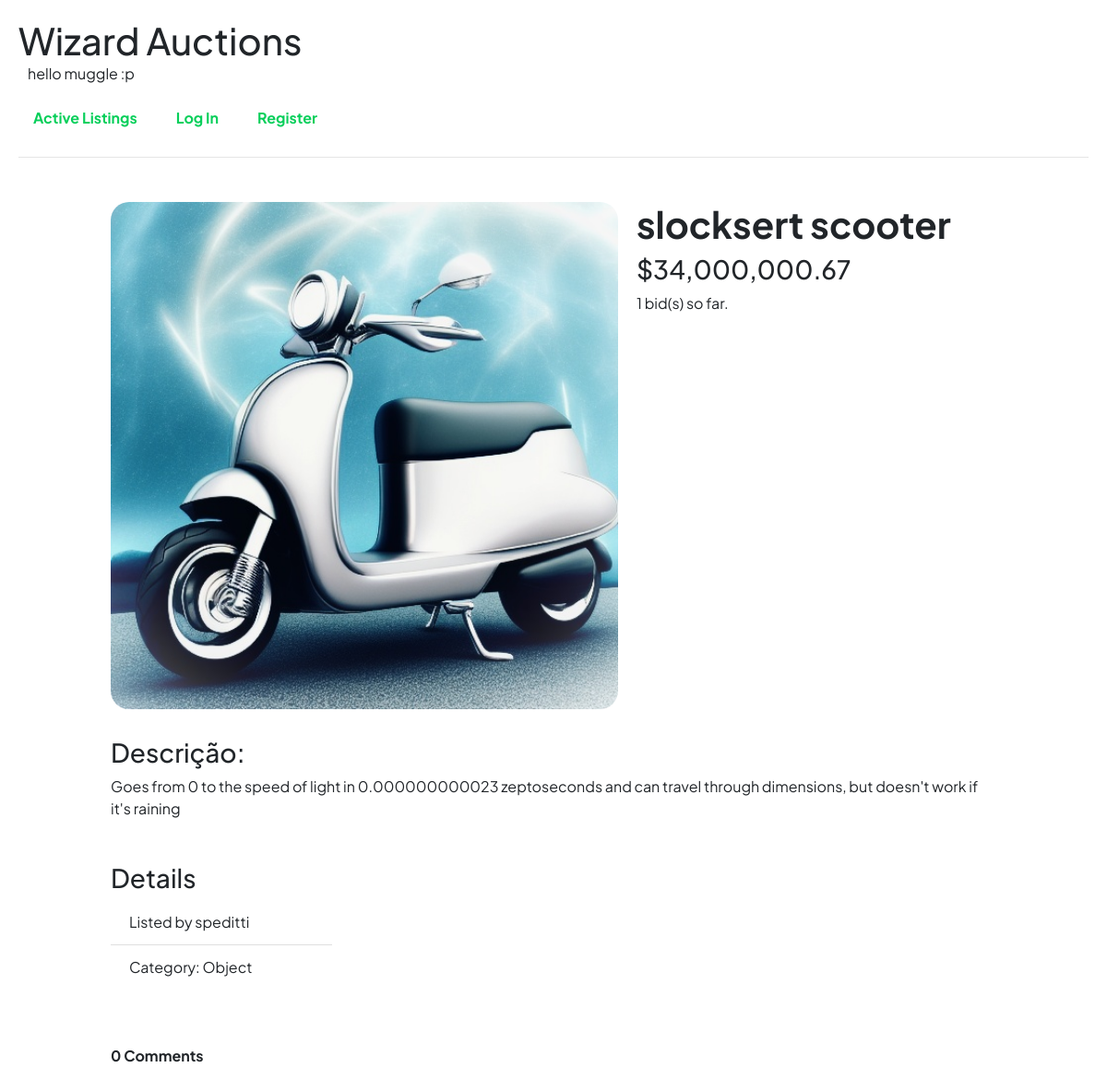
The page /listing_page/3 on the database its author committed.
### auctions/models.py (models this page shows, shortened)
class Listing(models.Model):
    title = models.CharField(max_length=30)
    date = models.DateTimeField(auto_now_add=True)
    author = models.ForeignKey('User', on_delete=models.CASCADE, related_name='author_listings')
    description = models.TextField(blank=True)
    picture = models.ImageField(blank=True, null=True)
    category = models.ForeignKey('Category', on_delete=models.CASCADE, related_name='listings', blank=True, null=True)
    active = models.BooleanField(default=True)
    def __str__(self) -> str:
        return f"{self.title}"

class Bid(models.Model):
    price = models.PositiveIntegerField()
    user = models.ForeignKey('User', on_delete=models.CASCADE, related_name='bids')
    listing = models.ForeignKey('Listing', on_delete=models.CASCADE, related_name='bids')
    def __str__(self) -> str:
        return f"{self.price}"

class User(AbstractUser):
    pass

class Category(models.Model):
    name = models.CharField(max_length=30, unique=True)
    def __str__(self) -> str:
        return f"{self.name}"

### auctions/views.py (the view)
# urls.py: path("listing_page/<int:listing_id>", views.listing_page, name="listing_page"),
def listing_page(request, listing_id):
    listing = get_object_or_404(Listing, pk=listing_id)
    try:
        watchlist = Watchlist.objects.get(listing=listing, user=request.user)
    except (ObjectDoesNotExist, TypeError):
        watchlist = False
    return render(request, "auctions/listing_page.html", {
        "listing":listing,
        "in_watchlist": watchlist,
        "comments": Comments.objects.filter(listing=listing).order_by("-date")
    })

### auctions/templatetags/price_format.py (called while the page is built)
@register.filter(name="currency_format")
@stringfilter
def format_to_currency(num: str) -> str:
    num = format_string_as_int(num)
    num = put_cents(num)
    num = put_comma_every_three_digits(num)
    return num

def format_string_as_int(string: str) -> str:
    num = ''
    first_digit_found = False
    for char in string:
        if not first_digit_found and '1' <= char <= '9':
            first_digit_found = True
        if first_digit_found and '0' <= char <= '9':
            num = ''.join((num, char))
    return num or '0'

def put_cents(num: str) -> str:
    digits = len(num)
    match digits:
        case 1:
            num = ''.join(('0.0', num))
        case 2:
            num = ''.join(('0.', num))
        case _:
            num = '.'.join((num[:-2], num[-2::]))
    return num

def put_comma_every_three_digits(num: str) -> str:
    digits, DECIMAL_PLACES, MIN_DIGITS_TO_PUT_COMMA = len(num), 3, 4
    if digits - DECIMAL_PLACES < MIN_DIGITS_TO_PUT_COMMA: return num
    count = 0
    formated_num = ''
    for i in range(digits - DECIMAL_PLACES - 1, -1, -1):
        if count % 3 == 0 and count != 0:
            formated_num = ''.join((',', formated_num))
        formated_num = ''.join((num[i], formated_num))
        count += 1
    return ''.join((formated_num, num[-DECIMAL_PLACES::]))

### auctions/templates/auctions/listing_page.html (shortened to what this page needs)
{% extends "auctions/layout.html" %}
{% load price_format %}
{% load static %}
{% block body %}
<div class="container">
  <div class="listing-page-flex">
    <div class="main-info">
      <div class="listing-img-container">
        {% if listing.picture %}
          <img class="listing-img"
          src="{% static listing.picture %}"
          alt="{{ listing }}">
        {% endif %}
      </div>
      <div class="container-info">
        <h2 class="listing-title"><strong>{{ listing }}</strong></h2>
        <div class="bid-section">
          <h3 id="bid_price">${{ listing.bids.last|currency_format }}</h3>
          <p class="bid-text">
            {{ listing.bids.count }} bid(s) so far.
          </p>
        </div>
      </div>
    </div>
    <div class="description">
      {% if listing.description %}
        <h3>Descrição: </h3>
        <p>{{ listing.description|capfirst }}</p>
      {% endif %}
    </div>
    <div class="details w-25">
      <h3>Details</h3>
      <ul class="list-group list-group-flush">
        <li class="list-group-item">Listed by {{ listing.author }}</li>
        <li class="list-group-item">Category: {{ listing.category|default_if_none:"Not Listed" }}</li>
      </ul>
    </div>
    <div class="comments mb-3">
      <p><strong>{{ comments.count }} Comments</strong></p>
    </div>
  </div>
</div>
{% endblock %}

### auctions/static/auctions/styles.css (style rules this page uses)
body { padding: 20px; font-family: 'Plus Jakarta Sans', sans-serif; }
h2 { font-size: 2.5rem; }
.main-info { max-width: 1000px; display: flex; gap: 20px; justify-content: left; }
.container { margin-top: 3rem; display: flex; justify-content: center; }
.container-info { margin: 0; max-width: 400px; }
.listing-title { word-wrap: break-word; }
.listing-page-flex { width: 80vw; display: flex; gap: 30px; flex-direction: column; }
.listing-img { border-radius: 20px; min-height: 300px; max-height: 650px; width: 550px; width: 550px; object-fit: cover; }
.listing-img-container { position: relative; }
@media screen and (min-width: 600px) { .listing-page-flex { flex-direction: column; } }

### rows shown on the page
Listing: picture (picture), title "slocksert scooter", bids.last "34,000,000.67", bids.count "1", description "Goes from 0 to the speed of light in 0.000000000023 zeptoseconds and can travel through dimensions, but doesn't work if it's raining", author "speditti", category "Object"

### other values the page prints
{{ comments.count }} "0"
